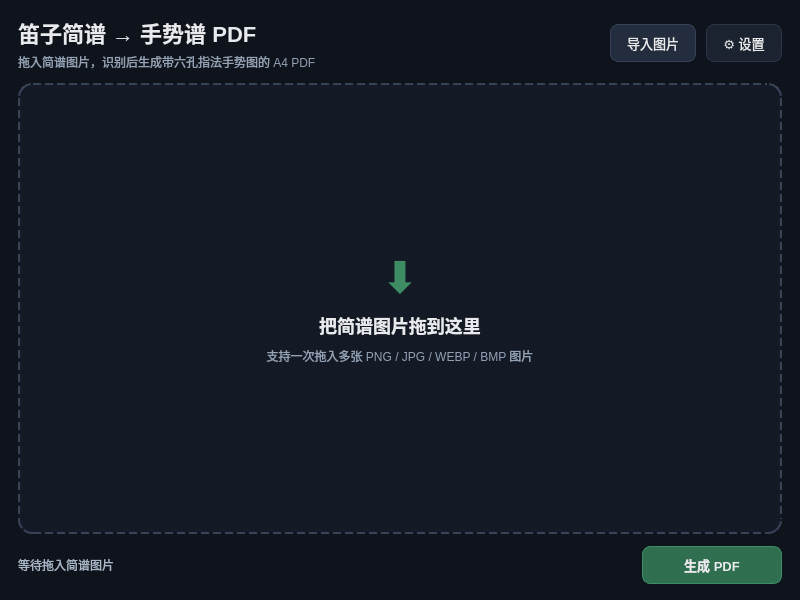
<?xml version="1.0" encoding="UTF-8"?>
<ui version="4.0">
 <class>MainWindow</class>
 <widget class="QMainWindow" name="MainWindow">
  <property name="geometry">
   <rect>
    <x>0</x>
    <y>0</y>
    <width>800</width>
    <height>600</height>
   </rect>
  </property>
  <property name="minimumSize">
   <size>
    <width>800</width>
    <height>600</height>
   </size>
  </property>
  <property name="maximumSize">
   <size>
    <width>800</width>
    <height>600</height>
   </size>
  </property>
  <property name="windowTitle">
   <string>笛子简谱 → 手势谱 PDF</string>
  </property>
  <property name="styleSheet">
   <string notr="true">QMainWindow {
    background-color: #0f141c;
}
QWidget#centralWidget {
    background-color: #0f141c;
}
QWidget#dropPage {
    background-color: #0f141c;
}
QWidget#listPage {
    background-color: #0f141c;
}
QWidget#busyPage {
    background-color: #0f141c;
}
QLabel#titleLabel {
    color: #e8eaed;
    font-size: 22px;
    font-weight: bold;
}
QLabel#subtitleLabel {
    color: #93a1b5;
    font-size: 12px;
}
QLabel#busyTitleLabel {
    color: #e8eaed;
    font-size: 18px;
    font-weight: bold;
}
QLabel#pageTitleLabel {
    color: #e8eaed;
    font-size: 13px;
    font-weight: bold;
}
QLabel#pageHintLabel {
    color: #93a1b5;
    font-size: 12px;
}
QLabel#dropGlyphLabel {
    color: #3d8c63;
    font-size: 44px;
    font-weight: bold;
}
QLabel#dropTitleLabel {
    color: #e8eaed;
    font-size: 18px;
    font-weight: bold;
}
QLabel#dropHintLabel {
    color: #93a1b5;
    font-size: 12px;
}
QLabel#busyHintLabel {
    color: #93a1b5;
    font-size: 12px;
}
QLabel#statusLabel {
    color: #a9b6c8;
    font-size: 12px;
}
QPushButton {
    color: #e8eaed;
    background-color: #232d3d;
    border: 1px solid #36435a;
    border-radius: 8px;
    padding: 8px 16px;
    font-size: 13px;
}
QPushButton:hover {
    background-color: #2c3850;
}
QPushButton:pressed {
    background-color: #1b2330;
}
QPushButton:disabled {
    color: #6b7788;
    background-color: #1a212c;
    border-color: #262f3e;
}
QPushButton#generateButton {
    background-color: #2f6f4f;
    border-color: #3d8c63;
    font-weight: bold;
}
QPushButton#generateButton:hover {
    background-color: #3a8760;
}
QPushButton#settingsButton {
    background-color: #1b2330;
    border-color: #2c3648;
}
QPushButton#settingsButton:hover {
    background-color: #263143;
}
QWidget#dropArea {
    background-color: #131a25;
    border: 2px dashed #384358;
    border-radius: 14px;
}
QWidget#dropArea[dropActive="true"] {
    background-color: #17273a;
    border: 2px solid #3d8c63;
}
QListWidget#thumbList {
    background-color: #0b0f16;
    border: 1px solid #232d3d;
    border-radius: 12px;
    padding: 8px;
    outline: none;
}
QListWidget#thumbList::item {
    color: #cfd8e3;
    background-color: #161e2a;
    border: 1px solid #232d3d;
    border-radius: 10px;
    margin: 6px;
    padding: 8px;
}
QListWidget#thumbList::item:hover {
    border: 1px solid #3d8c63;
    background-color: #1b2634;
}
QListWidget#thumbList::item:selected {
    border: 1px solid #3d8c63;
    background-color: #1f3346;
    color: #ffffff;
}
QProgressBar#progressBar {
    background-color: #131a25;
    border: 1px solid #232d3d;
    border-radius: 6px;
    height: 12px;
    text-align: center;
    color: transparent;
}
QProgressBar#progressBar::chunk {
    background-color: #3d8c63;
    border-radius: 5px;
}
QMenu {
    color: #e8eaed;
    background-color: #161e2a;
    border: 1px solid #2c3648;
    padding: 6px;
}
QMenu::item {
    padding: 6px 22px;
    border-radius: 6px;
}
QMenu::item:selected {
    background-color: #2c3850;
}</string>
  </property>
  <widget class="QWidget" name="centralWidget">
   <layout class="QVBoxLayout" name="rootLayout">
    <property name="spacing">
     <number>12</number>
    </property>
    <property name="leftMargin">
     <number>18</number>
    </property>
    <property name="topMargin">
     <number>16</number>
    </property>
    <property name="rightMargin">
     <number>18</number>
    </property>
    <property name="bottomMargin">
     <number>16</number>
    </property>
    <item>
     <layout class="QHBoxLayout" name="headerLayout">
      <property name="spacing">
       <number>10</number>
      </property>
      <item>
       <layout class="QVBoxLayout" name="titleLayout">
        <property name="spacing">
         <number>4</number>
        </property>
        <item>
         <widget class="QLabel" name="titleLabel">
          <property name="text">
           <string>笛子简谱 → 手势谱 PDF</string>
          </property>
         </widget>
        </item>
        <item>
         <widget class="QLabel" name="subtitleLabel">
          <property name="text">
           <string>拖入简谱图片，识别后生成带六孔指法手势图的 A4 PDF</string>
          </property>
         </widget>
        </item>
       </layout>
      </item>
      <item>
       <spacer name="headerSpacer">
        <property name="orientation">
         <enum>Qt::Horizontal</enum>
        </property>
        <property name="sizeHint" stdset="0">
         <size>
          <width>40</width>
          <height>20</height>
         </size>
        </property>
       </spacer>
      </item>
      <item>
       <widget class="QPushButton" name="addButton">
        <property name="text">
         <string>导入图片</string>
        </property>
       </widget>
      </item>
      <item>
       <widget class="QPushButton" name="settingsButton">
        <property name="toolTip">
         <string>设置 API Key</string>
        </property>
        <property name="text">
         <string>⚙ 设置</string>
        </property>
       </widget>
      </item>
     </layout>
    </item>
    <item>
     <widget class="QStackedWidget" name="mainStack">
      <widget class="QWidget" name="dropPage">
       <layout class="QVBoxLayout" name="dropPageLayout">
        <property name="spacing">
         <number>12</number>
        </property>
        <property name="leftMargin">
         <number>0</number>
        </property>
        <property name="topMargin">
         <number>0</number>
        </property>
        <property name="rightMargin">
         <number>0</number>
        </property>
        <property name="bottomMargin">
         <number>0</number>
        </property>
        <item>
         <widget class="ImageDropWidget" name="dropArea">
          <layout class="QVBoxLayout" name="dropAreaLayout">
           <property name="spacing">
            <number>8</number>
           </property>
           <item>
            <spacer name="dropTopSpacer">
             <property name="orientation">
              <enum>Qt::Vertical</enum>
             </property>
             <property name="sizeHint" stdset="0">
              <size>
               <width>20</width>
               <height>40</height>
              </size>
             </property>
            </spacer>
           </item>
           <item>
            <widget class="QLabel" name="dropGlyphLabel">
             <property name="alignment">
              <set>Qt::AlignCenter</set>
             </property>
             <property name="text">
              <string>⬇</string>
             </property>
            </widget>
           </item>
           <item>
            <widget class="QLabel" name="dropTitleLabel">
             <property name="alignment">
              <set>Qt::AlignCenter</set>
             </property>
             <property name="text">
              <string>把简谱图片拖到这里</string>
             </property>
            </widget>
           </item>
           <item>
            <widget class="QLabel" name="dropHintLabel">
             <property name="alignment">
              <set>Qt::AlignCenter</set>
             </property>
             <property name="text">
              <string>支持一次拖入多张 PNG / JPG / WEBP / BMP 图片</string>
             </property>
            </widget>
           </item>
           <item>
            <spacer name="dropBottomSpacer">
             <property name="orientation">
              <enum>Qt::Vertical</enum>
             </property>
             <property name="sizeHint" stdset="0">
              <size>
               <width>20</width>
               <height>40</height>
              </size>
             </property>
            </spacer>
           </item>
          </layout>
         </widget>
        </item>
       </layout>
      </widget>
      <widget class="QWidget" name="listPage">
       <layout class="QVBoxLayout" name="listPageLayout">
        <property name="spacing">
         <number>8</number>
        </property>
        <property name="leftMargin">
         <number>0</number>
        </property>
        <property name="topMargin">
         <number>0</number>
        </property>
        <property name="rightMargin">
         <number>0</number>
        </property>
        <property name="bottomMargin">
         <number>0</number>
        </property>
        <item>
         <widget class="QLabel" name="pageTitleLabel">
          <property name="text">
           <string>待识别图片</string>
          </property>
         </widget>
        </item>
        <item>
         <widget class="QLabel" name="pageHintLabel">
          <property name="text">
           <string>双击缩略图裁剪，右键可以删除；也可以继续拖入新图片</string>
          </property>
         </widget>
        </item>
        <item>
         <widget class="QListWidget" name="thumbList">
          <property name="frameShape">
           <enum>QFrame::NoFrame</enum>
          </property>
          <property name="verticalScrollMode">
           <enum>QAbstractItemView::ScrollPerPixel</enum>
          </property>
          <property name="iconSize">
           <size>
            <width>150</width>
            <height>110</height>
           </size>
          </property>
          <property name="movement">
           <enum>QListView::Static</enum>
          </property>
          <property name="resizeMode">
           <enum>QListView::Adjust</enum>
          </property>
          <property name="wordWrap">
           <bool>true</bool>
          </property>
         </widget>
        </item>
       </layout>
      </widget>
      <widget class="QWidget" name="busyPage">
       <layout class="QVBoxLayout" name="busyPageLayout">
        <property name="spacing">
         <number>10</number>
        </property>
        <item>
         <spacer name="busyTopSpacer">
          <property name="orientation">
           <enum>Qt::Vertical</enum>
          </property>
          <property name="sizeHint" stdset="0">
           <size>
            <width>20</width>
            <height>40</height>
           </size>
          </property>
         </spacer>
        </item>
        <item>
         <widget class="QLabel" name="busyTitleLabel">
          <property name="alignment">
           <set>Qt::AlignCenter</set>
          </property>
          <property name="text">
           <string>正在识别并生成 PDF…</string>
          </property>
         </widget>
        </item>
        <item>
         <widget class="QProgressBar" name="progressBar">
          <property name="maximum">
           <number>100</number>
          </property>
          <property name="value">
           <number>0</number>
          </property>
         </widget>
        </item>
        <item>
         <widget class="QLabel" name="busyHintLabel">
          <property name="alignment">
           <set>Qt::AlignCenter</set>
          </property>
          <property name="text">
           <string>识别大图可能需要几十秒，请保持网络畅通</string>
          </property>
         </widget>
        </item>
        <item>
         <spacer name="busyBottomSpacer">
          <property name="orientation">
           <enum>Qt::Vertical</enum>
          </property>
          <property name="sizeHint" stdset="0">
           <size>
            <width>20</width>
            <height>40</height>
           </size>
          </property>
         </spacer>
        </item>
       </layout>
      </widget>
     </widget>
    </item>
    <item>
     <layout class="QHBoxLayout" name="footerLayout">
      <property name="spacing">
       <number>12</number>
      </property>
      <item>
       <widget class="QLabel" name="statusLabel">
        <property name="text">
         <string>等待拖入简谱图片</string>
        </property>
       </widget>
      </item>
      <item>
       <spacer name="footerSpacer">
        <property name="orientation">
         <enum>Qt::Horizontal</enum>
        </property>
        <property name="sizeHint" stdset="0">
         <size>
          <width>40</width>
          <height>20</height>
         </size>
        </property>
       </spacer>
      </item>
      <item>
       <widget class="QPushButton" name="generateButton">
        <property name="minimumSize">
         <size>
          <width>140</width>
          <height>38</height>
         </size>
        </property>
        <property name="text">
         <string>生成 PDF</string>
        </property>
       </widget>
      </item>
     </layout>
    </item>
   </layout>
  </widget>
 </widget>
 <customwidgets>
  <customwidget>
   <class>ImageDropWidget</class>
   <extends>QWidget</extends>
   <header>ui/ImageDropWidget.h</header>
   <container>1</container>
  </customwidget>
 </customwidgets>
 <resources/>
 <connections>
  <connection>
   <sender>generateButton</sender>
   <signal>clicked()</signal>
   <receiver>MainWindow</receiver>
   <slot>generatePdf()</slot>
   <hints>
    <hint type="sourcelabel">
     <x>700</x>
     <y>560</y>
    </hint>
    <hint type="destinationlabel">
     <x>399</x>
     <y>299</y>
    </hint>
   </hints>
  </connection>
  <connection>
   <sender>settingsButton</sender>
   <signal>clicked()</signal>
   <receiver>MainWindow</receiver>
   <slot>openSettings()</slot>
   <hints>
    <hint type="sourcelabel">
     <x>740</x>
     <y>40</y>
    </hint>
    <hint type="destinationlabel">
     <x>399</x>
     <y>299</y>
    </hint>
   </hints>
  </connection>
  <connection>
   <sender>addButton</sender>
   <signal>clicked()</signal>
   <receiver>MainWindow</receiver>
   <slot>chooseImages()</slot>
   <hints>
    <hint type="sourcelabel">
     <x>640</x>
     <y>40</y>
    </hint>
    <hint type="destinationlabel">
     <x>399</x>
     <y>299</y>
    </hint>
   </hints>
  </connection>
 </connections>
</ui>
